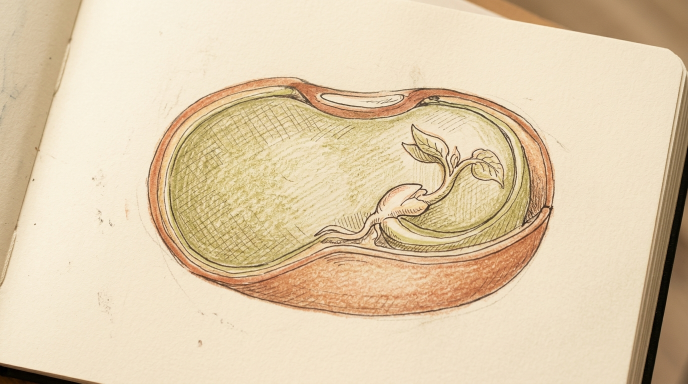
#> input picture assets/images/a1_cest_quoi_une_graine/page_02.jpg, 1376 x 768 px, found by its file name (shown at 1/2 size)
$ python batch_apply_white_fade.py
#> lines starting #> are read from the running program, lines starting #| are printed output that depends on the picture
#!/usr/bin/env python3
"""
Script de généralisation du dégradé périphérique vers le blanc
pour les modules de formation Semences (Campus Nakôbio).
- Efface proprement les pastilles/triangles d'angle résiduels.
- Éclaircit sélectivement les fonds denses (notamment Comme une grande famille humaine - Variante B validée).
- Applique une transition douce (courbe smoothstep) vers le blanc pur (#ffffff) sur les 4 bordures.
- Sauvegarde en place les images optimisées.
"""

import os
import math
import shutil
from PIL import Image, ImageFilter

SEMENCES_DIRS = [
    f"public/assets/images/a{i}_{name}"
    for i, name in [
        (1, "cest_quoi_une_graine"),
        (2, "classification_botanique_simplifiee"),
        (3, "comment_choisir_ses_semences_de_depart"),
        (4, "la_pollinisation"),
        (5, "la_selection_des_plantes_porte_graines"),
        (6, "techniques_disolement"),
        (7, "extraction_sechage_tri_et_conservation"),
    ]
    if os.path.isdir(f"public/assets/images/a{i}_{name}")
]

BACKUP_ROOT = ".dev/backup_semences_all"

def create_fade_mask(w, h, margin_x=75, margin_y=50):
    pixels = []
    w_thresh = w - 1 - margin_x
    h_thresh = h - 1 - margin_y
    for y in range(h):
        if y < margin_y:
            fy = y / float(margin_y)
        elif y > h_thresh:
            fy = (h - 1 - y) / float(margin_y)
        else:
            fy = 1.0

        for x in range(w):
            if x < margin_x:
                fx = x / float(margin_x)
            elif x > w_thresh:
                fx = (w - 1 - x) / float(margin_x)
            else:
                fx = 1.0

            f = min(fx, fy)
            if fx < 1.0 and fy < 1.0:
                dx = 1.0 - fx
                dy = 1.0 - fy
                dist = math.sqrt(dx * dx + dy * dy)
                if dist >= 1.0:
                    f = 0.0
                else:
                    f = min(f, 1.0 - dist)

            f_smooth = f * f * (3.0 - 2.0 * f)
            pixels.append(int(round(255.0 * f_smooth)))

    mask = Image.new("L", (w, h))
    mask.putdata(pixels)
    return mask.filter(ImageFilter.GaussianBlur(radius=2))

def clean_corner_tag(img):
    w, h = img.size
    c = img.getpixel((0, 0))
    if c[0] > 100 and c[1] < 60 and c[2] < 60:
        pixels = list(img.getdata())
        for y in range(min(120, h)):
            for x in range(min(120, w)):
                if x + y <= 110:
                    idx = y * w + x
                    r, g, b = pixels[idx]
                    if r > 90 and g < 70 and b < 70:
                        pixels[idx] = (255, 255, 255)
        out = Image.new("RGB", (w, h))
        out.putdata(pixels)
        return out
    return img

def lighten_dense_background(img, bg_color=(233, 216, 198)):
    w, h = img.size
    pixels = list(img.getdata())
    new_pixels = []
    for r, g, b in pixels:
        diff = math.sqrt((r - bg_color[0])**2 + (g - bg_color[1])**2 + (b - bg_color[2])**2)
        if diff < 25:
            factor = 0.85
        elif diff < 60:
            factor = 0.50
        else:
            factor = 0.20
        nr = min(255, max(0, int(r + (255 - r) * factor)))
        ng = min(255, max(0, int(g + (255 - g) * factor)))
        nb = min(255, max(0, int(b + (255 - b) * factor)))
        new_pixels.append((nr, ng, nb))
    out = Image.new("RGB", (w, h))
    out.putdata(new_pixels)
    return out

def process_and_save(src_path, dst_path, is_famille_humaine=False):
    img = Image.open(src_path).convert("RGB")
    w, h = img.size

    img = clean_corner_tag(img)
    if is_famille_humaine:
        img = lighten_dense_background(img)

    mask = create_fade_mask(w, h, margin_x=75, margin_y=50)
    white_bg = Image.new("RGB", (w, h), (255, 255, 255))
    result = Image.composite(img, white_bg, mask)

    # Écriture atomique
    tmp_path = dst_path + ".tmp.jpg"
    result.save(tmp_path, "JPEG", quality=92, optimize=True)
    os.replace(tmp_path, dst_path)

def main():
    total_processed = 0
    os.makedirs(BACKUP_ROOT, exist_ok=True)

    for mod_dir in SEMENCES_DIRS:
        mod_name = os.path.basename(mod_dir)
        backup_dir = os.path.join(BACKUP_ROOT, mod_name)
        os.makedirs(backup_dir, exist_ok=True)

        files = sorted([f for f in os.listdir(mod_dir) if f.lower().endswith(('.jpg', '.jpeg', '.png'))])
        print(f"\n=======================================================")
        print(f"Traitement : {mod_name} ({len(files)} illustrations)")
        print(f"=======================================================")

        for f in files:
            full_path = os.path.join(mod_dir, f)
            backup_file = os.path.join(backup_dir, f)

            # Sauvegarder l'original pré-fade dans le backup si absent
            if not os.path.exists(backup_file):
                shutil.copy2(full_path, backup_file)

            # Pour la source, prendre la sauvegarde originale pour éviter les ré-applications multiples
            src_file = backup_file if os.path.exists(backup_file) else full_path
            is_famille = (mod_name == "a2_classification_botanique_simplifiee" and f == "page_02.jpg")

            process_and_save(src_file, full_path, is_famille_humaine=is_famille)
#> in process_and_save, img is the input picture: PIL image 1376x768 RGB; mean R, G, B 223.3, 203.6, 172.2
#> in clean_corner_tag, `c = img.getpixel((0, 0))`: c = (219, 202, 176)
#> in create_fade_mask, `mask = Image.new("L", (w, h))`: mask: PIL image 1376x768 L; every value is 0
#> in create_fade_mask, `mask.putdata(pixels)`:
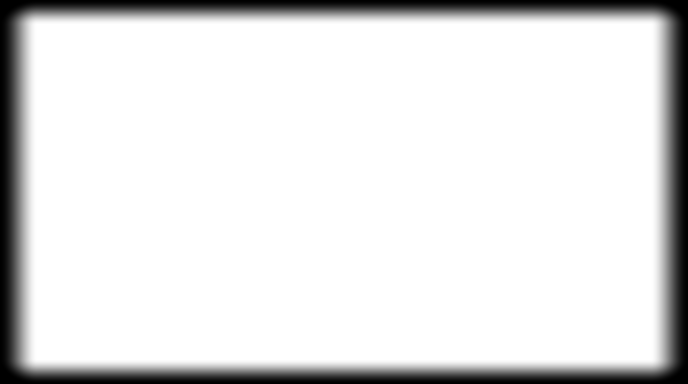
#> mask: PIL image 1376x768 L (shown at 1/2 size); min 0, max 255, mean 224.9
#> in process_and_save, `white_bg = Image.new("RGB", (w, h), (255, 255, 255))`: white_bg: PIL image 1376x768 RGB; every value is 255
#> in process_and_save, `result = Image.composite(img, white_bg, mask)`:
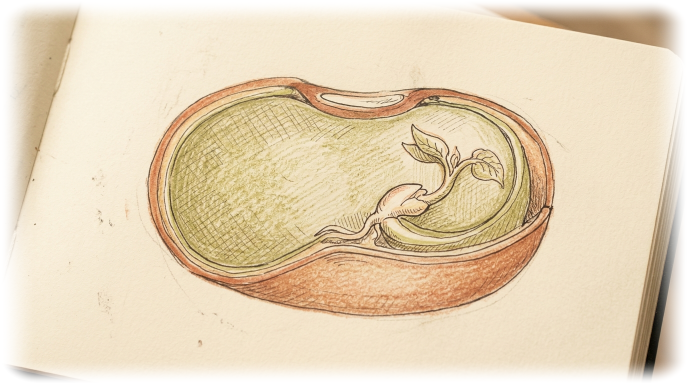
#> result: PIL image 1376x768 RGB (shown at 1/2 size); mean R, G, B 230, 212.6, 184.5
            total_processed += 1
            label = " [VARIANTE B VALIDÉE]" if is_famille else ""
            print(f"  [✓] Dégradé blanc appliqué : {f}{label}")

    print(f"\n[SUCCÈS] Total de {total_processed} illustrations traitées avec dégradé vers le blanc.")

if __name__ == "__main__":
    main()

$ run again, with assets/images/a1_cest_quoi_une_graine/page_01.jpg copied over assets/images/a1_cest_quoi_une_graine/page_02.jpg
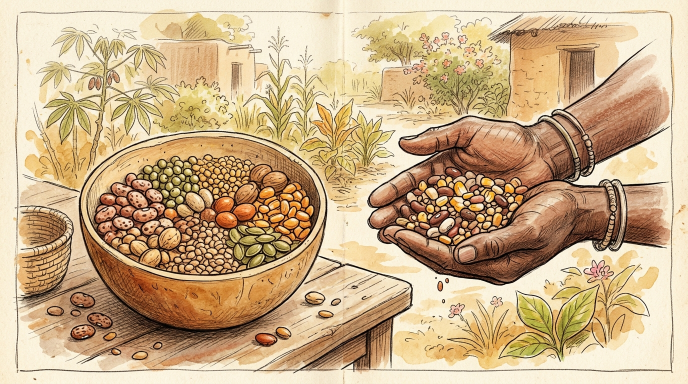
#> input picture assets/images/a1_cest_quoi_une_graine/page_01.jpg, 1376 x 768 px, found by its file name (shown at 1/2 size)
#> in process_and_save, img is the input picture: PIL image 1376x768 RGB; mean R, G, B 202.8, 175.3, 137.5
#> c = (246, 238, 217)
#> white_bg: PIL image 1376x768 RGB; every value is 255
#> in process_and_save, `result = Image.composite(img, white_bg, mask)`:
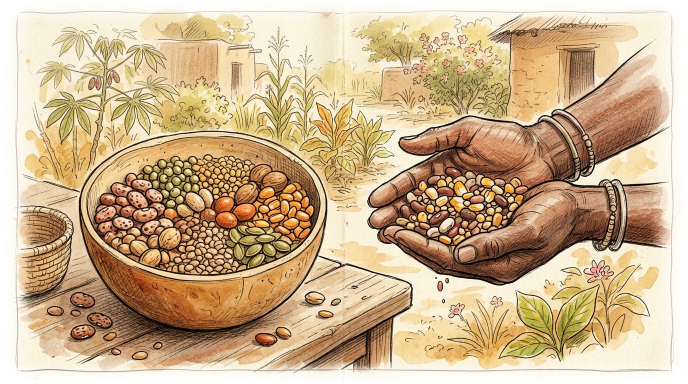
#> result: PIL image 1376x768 RGB (shown at 1/2 size); mean R, G, B 204.2, 177.9, 143

$ run again, with assets/images/a1_cest_quoi_une_graine/page_03.jpg copied over assets/images/a1_cest_quoi_une_graine/page_02.jpg
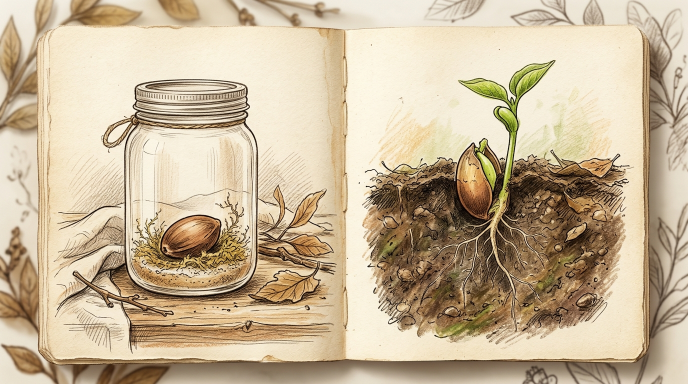
#> input picture assets/images/a1_cest_quoi_une_graine/page_03.jpg, 1376 x 768 px, found by its file name (shown at 1/2 size)
#> in process_and_save, img is the input picture: PIL image 1376x768 RGB; mean R, G, B 199.2, 181.1, 152.8
#> c = (245, 243, 231)
#> white_bg: PIL image 1376x768 RGB; every value is 255
#> in process_and_save, `result = Image.composite(img, white_bg, mask)`:
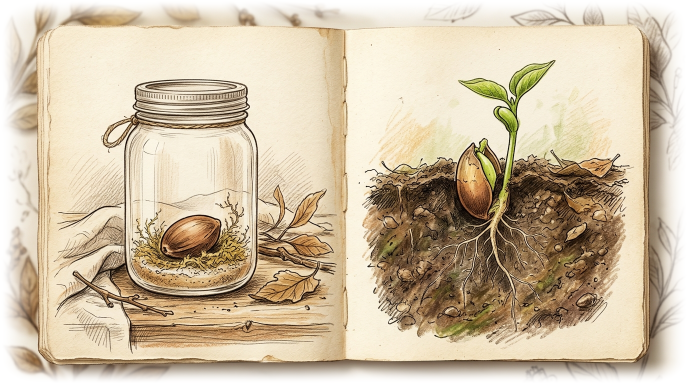
#> result: PIL image 1376x768 RGB (shown at 1/2 size); mean R, G, B 206.2, 190, 164.3

$ run again, with assets/images/a1_cest_quoi_une_graine/page_06.jpg copied over assets/images/a1_cest_quoi_une_graine/page_02.jpg
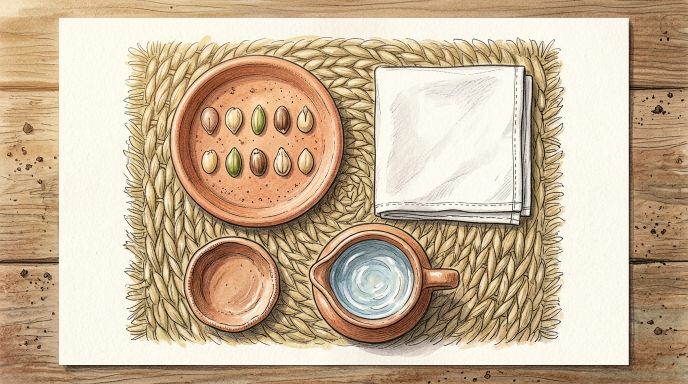
#> input picture assets/images/a1_cest_quoi_une_graine/page_06.jpg, 1376 x 768 px, found by its file name (shown at 1/2 size)
#> in process_and_save, img is the input picture: PIL image 1376x768 RGB; mean R, G, B 200.5, 178.9, 151.6
#> c = (242, 221, 190)
#> white_bg: PIL image 1376x768 RGB; every value is 255
#> in process_and_save, `result = Image.composite(img, white_bg, mask)`:
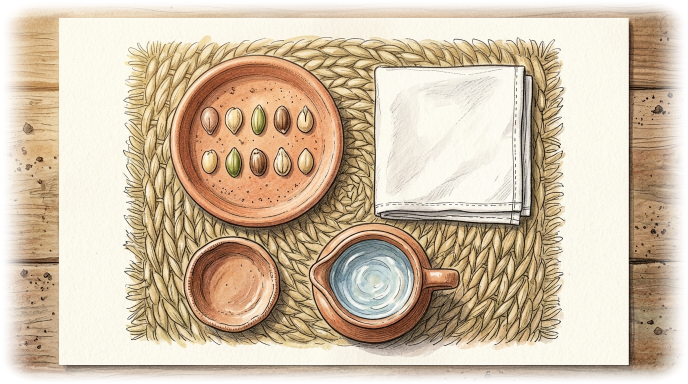
#> result: PIL image 1376x768 RGB (shown at 1/2 size); mean R, G, B 209.7, 191.9, 168.8
